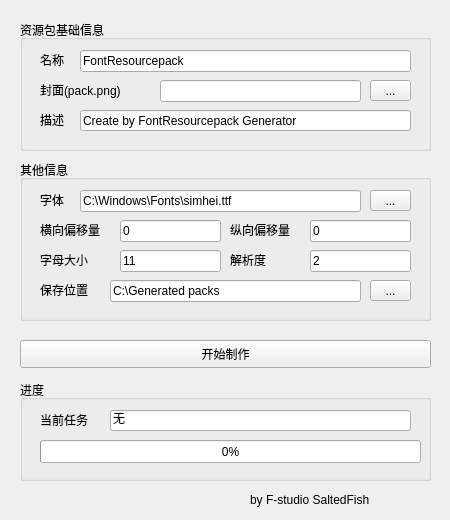
<?xml version="1.0" encoding="UTF-8"?>
<ui version="4.0">
 <class>MainWindow</class>
 <widget class="QMainWindow" name="MainWindow">
  <property name="enabled">
   <bool>true</bool>
  </property>
  <property name="geometry">
   <rect>
    <x>0</x>
    <y>0</y>
    <width>450</width>
    <height>520</height>
   </rect>
  </property>
  <property name="minimumSize">
   <size>
    <width>450</width>
    <height>520</height>
   </size>
  </property>
  <property name="maximumSize">
   <size>
    <width>450</width>
    <height>520</height>
   </size>
  </property>
  <property name="cursor">
   <cursorShape>ArrowCursor</cursorShape>
  </property>
  <property name="focusPolicy">
   <enum>Qt::NoFocus</enum>
  </property>
  <property name="windowTitle">
   <string>Minecraft字体资源包生成器</string>
  </property>
  <widget class="QWidget" name="centralwidget">
   <widget class="QGroupBox" name="basic">
    <property name="geometry">
     <rect>
      <x>20</x>
      <y>20</y>
      <width>411</width>
      <height>131</height>
     </rect>
    </property>
    <property name="title">
     <string>资源包基础信息</string>
    </property>
    <widget class="QToolButton" name="chosefile_button_1">
     <property name="geometry">
      <rect>
       <x>350</x>
       <y>60</y>
       <width>41</width>
       <height>21</height>
      </rect>
     </property>
     <property name="text">
      <string>...</string>
     </property>
    </widget>
    <widget class="QLabel" name="name">
     <property name="geometry">
      <rect>
       <x>20</x>
       <y>30</y>
       <width>31</width>
       <height>20</height>
      </rect>
     </property>
     <property name="text">
      <string>名称</string>
     </property>
    </widget>
    <widget class="QLabel" name="packpic">
     <property name="geometry">
      <rect>
       <x>20</x>
       <y>60</y>
       <width>111</width>
       <height>20</height>
      </rect>
     </property>
     <property name="text">
      <string>封面(pack.png)</string>
     </property>
    </widget>
    <widget class="QLineEdit" name="packpic_input">
     <property name="geometry">
      <rect>
       <x>140</x>
       <y>60</y>
       <width>201</width>
       <height>22</height>
      </rect>
     </property>
     <property name="focusPolicy">
      <enum>Qt::NoFocus</enum>
     </property>
    </widget>
    <widget class="QLineEdit" name="name_input">
     <property name="geometry">
      <rect>
       <x>60</x>
       <y>30</y>
       <width>331</width>
       <height>22</height>
      </rect>
     </property>
     <property name="acceptDrops">
      <bool>false</bool>
     </property>
     <property name="inputMask">
      <string/>
     </property>
     <property name="text">
      <string>FontResourcepack</string>
     </property>
    </widget>
    <widget class="QLabel" name="description">
     <property name="geometry">
      <rect>
       <x>20</x>
       <y>90</y>
       <width>31</width>
       <height>20</height>
      </rect>
     </property>
     <property name="text">
      <string>描述</string>
     </property>
    </widget>
    <widget class="QLineEdit" name="description_input">
     <property name="geometry">
      <rect>
       <x>60</x>
       <y>90</y>
       <width>331</width>
       <height>21</height>
      </rect>
     </property>
     <property name="inputMask">
      <string/>
     </property>
     <property name="text">
      <string>Create by FontResourcepack Generator</string>
     </property>
    </widget>
   </widget>
   <widget class="QGroupBox" name="fontinfo">
    <property name="geometry">
     <rect>
      <x>20</x>
      <y>160</y>
      <width>411</width>
      <height>161</height>
     </rect>
    </property>
    <property name="title">
     <string>其他信息</string>
    </property>
    <widget class="QLabel" name="font">
     <property name="geometry">
      <rect>
       <x>20</x>
       <y>30</y>
       <width>31</width>
       <height>20</height>
      </rect>
     </property>
     <property name="text">
      <string>字体</string>
     </property>
    </widget>
    <widget class="QLineEdit" name="font_input">
     <property name="geometry">
      <rect>
       <x>60</x>
       <y>30</y>
       <width>281</width>
       <height>22</height>
      </rect>
     </property>
     <property name="focusPolicy">
      <enum>Qt::NoFocus</enum>
     </property>
     <property name="text">
      <string>C:\Windows\Fonts\simhei.ttf</string>
     </property>
    </widget>
    <widget class="QToolButton" name="chosefile_button_2">
     <property name="geometry">
      <rect>
       <x>350</x>
       <y>30</y>
       <width>41</width>
       <height>21</height>
      </rect>
     </property>
     <property name="text">
      <string>...</string>
     </property>
    </widget>
    <widget class="QLabel" name="lateraloffset">
     <property name="geometry">
      <rect>
       <x>20</x>
       <y>60</y>
       <width>72</width>
       <height>20</height>
      </rect>
     </property>
     <property name="text">
      <string>横向偏移量</string>
     </property>
    </widget>
    <widget class="QLabel" name="longitudinaloffset">
     <property name="geometry">
      <rect>
       <x>210</x>
       <y>60</y>
       <width>72</width>
       <height>20</height>
      </rect>
     </property>
     <property name="text">
      <string>纵向偏移量</string>
     </property>
    </widget>
    <widget class="QLabel" name="fontsize">
     <property name="geometry">
      <rect>
       <x>20</x>
       <y>90</y>
       <width>71</width>
       <height>20</height>
      </rect>
     </property>
     <property name="text">
      <string>字母大小</string>
     </property>
    </widget>
    <widget class="QLabel" name="resolution">
     <property name="geometry">
      <rect>
       <x>210</x>
       <y>90</y>
       <width>71</width>
       <height>20</height>
      </rect>
     </property>
     <property name="text">
      <string>解析度</string>
     </property>
    </widget>
    <widget class="QLineEdit" name="lateraloffset_input">
     <property name="geometry">
      <rect>
       <x>100</x>
       <y>60</y>
       <width>101</width>
       <height>22</height>
      </rect>
     </property>
     <property name="acceptDrops">
      <bool>false</bool>
     </property>
     <property name="text">
      <string>0</string>
     </property>
    </widget>
    <widget class="QLineEdit" name="longitudinaloffset_input">
     <property name="geometry">
      <rect>
       <x>290</x>
       <y>60</y>
       <width>101</width>
       <height>22</height>
      </rect>
     </property>
     <property name="acceptDrops">
      <bool>false</bool>
     </property>
     <property name="text">
      <string>0</string>
     </property>
    </widget>
    <widget class="QLineEdit" name="resolution_input">
     <property name="geometry">
      <rect>
       <x>290</x>
       <y>90</y>
       <width>101</width>
       <height>22</height>
      </rect>
     </property>
     <property name="acceptDrops">
      <bool>false</bool>
     </property>
     <property name="text">
      <string>2</string>
     </property>
    </widget>
    <widget class="QLineEdit" name="fontsize_input">
     <property name="geometry">
      <rect>
       <x>100</x>
       <y>90</y>
       <width>101</width>
       <height>22</height>
      </rect>
     </property>
     <property name="acceptDrops">
      <bool>false</bool>
     </property>
     <property name="text">
      <string>11</string>
     </property>
    </widget>
    <widget class="QLabel" name="save">
     <property name="geometry">
      <rect>
       <x>20</x>
       <y>120</y>
       <width>72</width>
       <height>20</height>
      </rect>
     </property>
     <property name="text">
      <string>保存位置</string>
     </property>
    </widget>
    <widget class="QLineEdit" name="save_input">
     <property name="geometry">
      <rect>
       <x>90</x>
       <y>120</y>
       <width>251</width>
       <height>22</height>
      </rect>
     </property>
     <property name="focusPolicy">
      <enum>Qt::NoFocus</enum>
     </property>
     <property name="acceptDrops">
      <bool>false</bool>
     </property>
     <property name="text">
      <string>C:\Generated packs</string>
     </property>
    </widget>
    <widget class="QToolButton" name="savefile_button">
     <property name="geometry">
      <rect>
       <x>350</x>
       <y>120</y>
       <width>41</width>
       <height>21</height>
      </rect>
     </property>
     <property name="text">
      <string>...</string>
     </property>
    </widget>
   </widget>
   <widget class="QGroupBox" name="schedule">
    <property name="geometry">
     <rect>
      <x>20</x>
      <y>380</y>
      <width>411</width>
      <height>101</height>
     </rect>
    </property>
    <property name="title">
     <string>进度</string>
    </property>
    <widget class="QProgressBar" name="progressBar">
     <property name="geometry">
      <rect>
       <x>20</x>
       <y>60</y>
       <width>381</width>
       <height>23</height>
      </rect>
     </property>
     <property name="value">
      <number>0</number>
     </property>
    </widget>
    <widget class="QLabel" name="task">
     <property name="geometry">
      <rect>
       <x>20</x>
       <y>30</y>
       <width>72</width>
       <height>20</height>
      </rect>
     </property>
     <property name="text">
      <string>当前任务</string>
     </property>
    </widget>
    <widget class="QLineEdit" name="task_output">
     <property name="geometry">
      <rect>
       <x>90</x>
       <y>30</y>
       <width>301</width>
       <height>21</height>
      </rect>
     </property>
     <property name="focusPolicy">
      <enum>Qt::NoFocus</enum>
     </property>
     <property name="acceptDrops">
      <bool>false</bool>
     </property>
     <property name="text">
      <string>无</string>
     </property>
    </widget>
   </widget>
   <widget class="QPushButton" name="submit">
    <property name="geometry">
     <rect>
      <x>20</x>
      <y>340</y>
      <width>411</width>
      <height>28</height>
     </rect>
    </property>
    <property name="text">
     <string>开始制作</string>
    </property>
   </widget>
   <widget class="QLabel" name="author">
    <property name="geometry">
     <rect>
      <x>250</x>
      <y>490</y>
      <width>181</width>
      <height>20</height>
     </rect>
    </property>
    <property name="text">
     <string>by F-studio SaltedFish</string>
    </property>
   </widget>
  </widget>
 </widget>
 <resources/>
 <connections/>
</ui>
